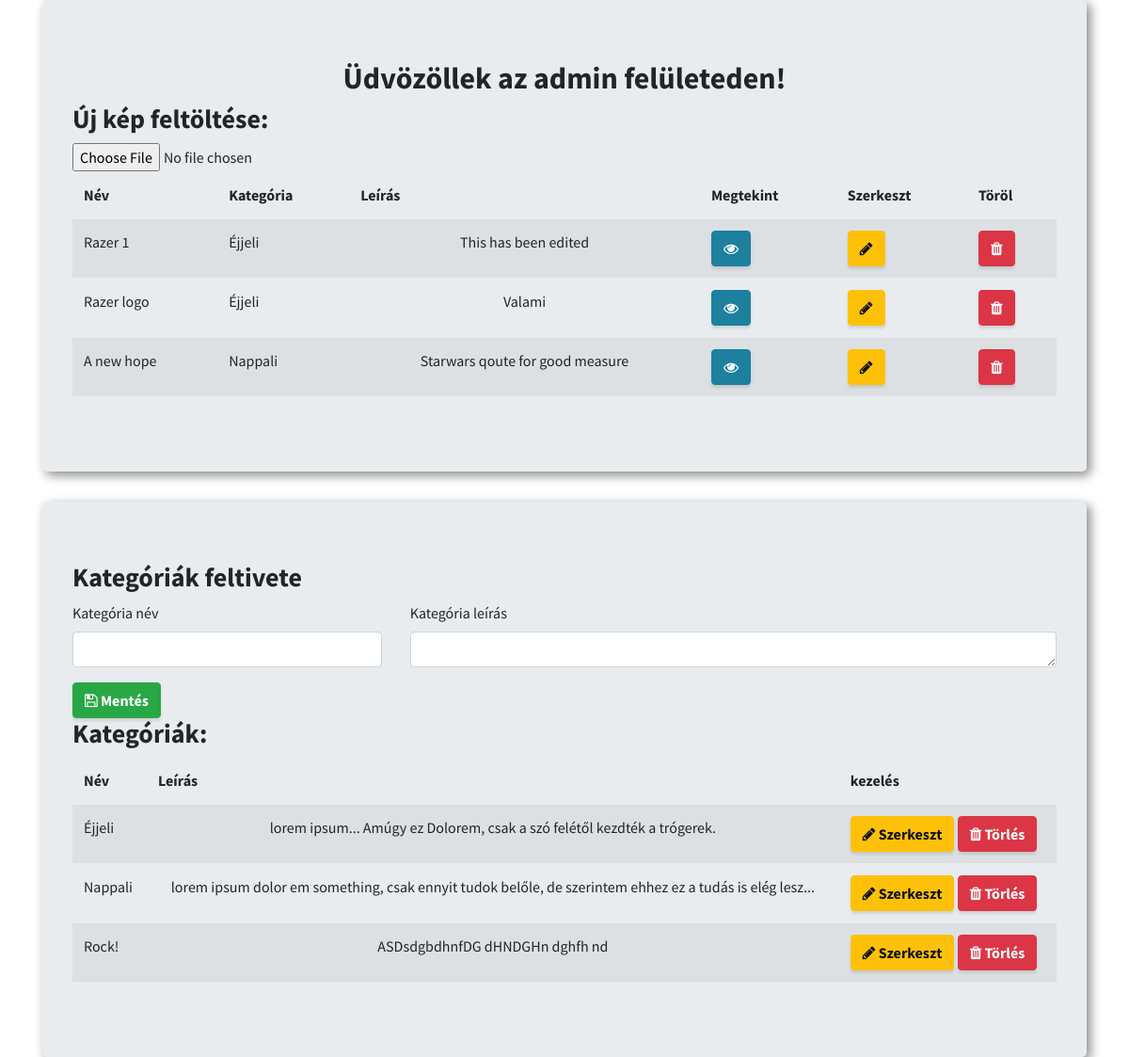
The app's page /admin/index.php with its own data.
### tables this page shows
CREATE TABLE `photo` (
  `photo_id` int(11) NOT NULL,
  `name` varchar(255) NOT NULL,
  `pat` varchar(255) NOT NULL,
  `leiras` text NOT NULL,
  `cat` varchar(255) DEFAULT NULL
);

CREATE TABLE `categories` (
  `cat_id` int(11) NOT NULL,
  `name` varchar(255) NOT NULL,
  `leiras` text
);

### admin/index.php (the view, shortened to what this page needs)
<?php require_once '../config/db.php';
$server = mysqli_connect($hostDB,$userDB,$passDB,$tableDB);
?>
<!DOCTYPE html>
<html>
  <head>
    <link href="../vendor/bootstrap/css/bootstrap.min.css" rel="stylesheet">
    <link href="../vendor/font-awesome/css/font-awesome.min.css" rel="stylesheet" type="text/css">
    <link href="../vendor/simple-line-icons/css/simple-line-icons.css" rel="stylesheet">
    <link rel="stylesheet" href="https://maxcdn.bootstrapcdn.com/font-awesome/4.7.0/css/font-awesome.min.css">
    <link rel="stylesheet" href="../assets/css/animate.css">
    <link rel="stylesheet" href="../assets/css/pnotify.custom.css">
    <link href="../css/stylish-portfolio.min.css" rel="stylesheet">
  </head>
  <body style="backgroung-color:black">
    <div class="container">
    <div class="jumbotron">
    <h2 align="center">Üdvözöllek az admin felületeden!</h2>
  <div id="photo_upload">
    <h3>Új kép feltöltése:</h3>
    <input type="file" id="new_photo" onchange="hh()">
  </div>
  <table class="table table-striped table-hover">
    <thead>
      <th>Név</th>
      <th>Kategória</th>
      <th>Leírás</th>
      <th>Megtekint</th>
      <th>Szerkeszt</th>
      <th>Töröl</th>
    </thead>
    <tbody>
      <?php
      $w = "SELECT * FROM photo";
      $sw = mysqli_query($server, $w);
      while ($swa = mysqli_fetch_assoc($sw)) {
        $name = $swa['name'];
        $photo_id = $swa['photo_id'];
        $cat = $swa['cat'];
        $pat = $swa['pat'];
        $leiras = $swa['leiras'];
        ?>
        <tr id="photo_<?php echo $photo_id; ?>">
          <td class="name"><?php echo $name; ?></td>
          <td class="cat"><?php echo $cat; ?></td>
          <td class="leiras" align="center"><?php echo $leiras; ?></td>
          <td><a class="btn btn-primary" target="_blank" href="../<?php echo $pat; ?>"><i class="fa fa-eye" aria-hidden="true"></a></td>
          <td><button type="button" onclick="edit('photo','<?php echo $photo_id; ?>')" class="btn btn-warning"><i class="fa fa-pencil" aria-hidden="true"></button></td>
          <td><button type="button" onclick="torol('<?php echo $photo_id; ?>','photo','photo_id')" class="btn btn-danger"><i class="fa fa-trash" aria-hidden="true"></i></button></td>
        </tr>
      <?php } ?>
    </tbody>
  </table>
  </div>
  <div class="jumbotron">
    <h3>Kategóriák feltivete</h3>
    <div class="row">
      <div class="col-lg-4 col-md-4">
        <label>Kategória név</label>
        <input type="text" id="cat_name" class="form-control">
      </div>
      <div class="col-lg-8 col-md-8">
        <label>Kategória leírás</label>
        <textarea id="cat_leiras" data-toggle="tooltip" title="Méretezhető vagyok!" class="form-control" rows="1" cols="80"></textarea>
      </div>
      <div class="col-lg-12">
          <button type="button" class="btn btn-success" name="button" onclick="new_cat()"><i class="fa fa-floppy-o" aria-hidden="true"></i> Mentés</button>
      </div>
      <div class="col-lg-12">
        <h3>Kategóriák:</h3>
        <table class="table table-striped table-hover">
          <thead>
            <th>Név</th>
            <th>Leírás</th>
            <th>kezelés</th>
          </thead>
          <tbody>
            <?php
            $w = "SELECT * FROM categories";
            $sw = mysqli_query($server, $w);
            while ($swa = mysqli_fetch_assoc($sw)) {
              $id = $swa['cat_id'];
             ?>
             <tr id="cat_<?php echo $swa['cat_id'] ?>">
               <td class="name"><?php echo $swa['name'] ?></td>
               <td class="leiras" align="center"><?php echo $swa['leiras'] ?></td>
               <td><button type="button" class="btn btn-warning" name="button" onclick="edit('cat','<?php echo $id ?>')"><i class="fa fa-pencil" aria-hidden="true"></i> Szerkeszt</button>
                   <button type="button" class="btn btn-danger" name="button" onclick="torol('<?php echo $id ?>','categories','cat_id')"><i class="fa fa-trash" aria-hidden="true"></i> Törlés</button></td>
             </tr>
            <?php } ?>
          </tbody>
        </table>
      </div>
    </div>
  </div>
</div>
  </body>
</html>

### admin/index.php (style rules this page uses)
.jumbotron { box-shadow: 4px 4px 12px #888888; }

### records on screen
photo: name "Razer 1", cat "Éjjeli", leiras "This has been edited"
photo: name "Razer logo", cat "Éjjeli", leiras "Valami"
photo: name "A new hope", cat "Nappali", leiras "Starwars qoute for good measure"
categories: name "Éjjeli", leiras "lorem ipsum... Amúgy ez Dolorem, csak a szó felétől kezdték a trógerek."
categories: name "Nappali", leiras "lorem ipsum dolor em something, csak ennyit tudok belőle, de szerintem ehhez ez a tudás is elég lesz..."
categories: name "Rock!", leiras "ASDsdgbdhnfDG dHNDGHn dghfh nd"
